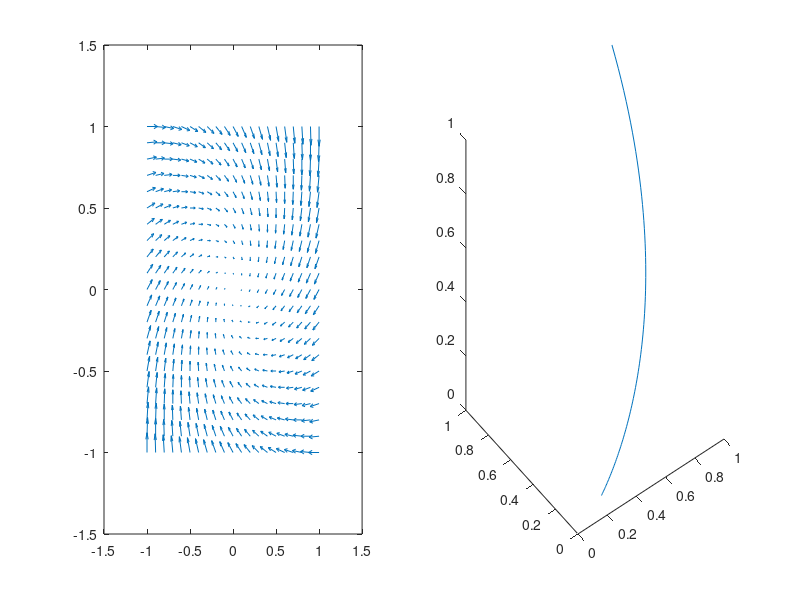

This figure's MATLAB source:

%% Aufgabe A2.1a

% Gleichungssysteme
Ma = [-2 0; 0 2];
Mb = [-2 0; 4 2];
Mc = [0 1; -1 0];

% Berechnung der Eigenwerte
[Sa Da] = eig(Ma)
[Sb Db] = eig(Mb)
[Sc Dc] = eig(Mc)


%% Aufgabe A2.1b

% Gleichungssystem aus A1
A = [-2 2; 3 -4];

% Eigenwerte
[S D] = eig(A)

% Richtungsfeld Anzeigen
X = -1:0.1:1;
Y = -1:0.1:1;
[x y] = meshgrid(X, Y);
dx = -2*x + 2*y;
dy = 3*x -4*y;
quiver(x,y,dx,dy);
hold on;

% Eigenvektoren im Richtungsfeld einzeichnen
line([0 S(4)], [0 S(1)], 'Color', [0 1 0]);
line([0 -S(4)], [0 -S(1)], 'Color', [1 0 0]);

%% Aufgabe A2.2c

% Gleichungssystem für Anfangsbedingungen:
% / 1 1 0 \   / C1 \   /1\
% | 1 0 1 | * | C2 | = |2|
% \ 0 1 1 /   \ C3 /   \3/

% Gleichungssystem und Anfangsbedingungen definieren
M = [1 1 0; 1 0 1; 0 1 1];
y0 = [1;2;3];

% Matlab optimierter Lösungsalgorithmus
lsg = M \ y0;

display(lsg)

%% Aufgabe A2.2d
% Finde die allgemeine Lösung folgendes DGLS.

% Gleichungssystem
A = [ 2 -1  3  0  1;
     -1  1  1  2  0;
      3  1  2 -1  0;
      0  1 -1  0 -1;
      1  0  0 -1  2 ]; 

 [S D] = eig(A);
 
 % Allgemeine Lsg ergibt sich durch Aufsummieren der C*v*e^(lamda*t) Termen
 display(S)
 display(D)
 
 %% Aufgabe A2.3
 
A1 = [-1 1; -1 -1];
A2 = [1 4; -1 1];
 
X = -1:0.1:1;
Y = -1:0.1:1;
[x y] = meshgrid(X, Y);

dx1 = -x + y;
dy1 = -x - y;
dx2 = x + 4*y;
dy2 = -x + y;

subplot(121);
quiver(x,y,dx1,dy1);
subplot(122);
quiver(x,y,dx2,dy2);

%% Aufgabe A2.4a
% Lösung von Differenzalgleichungssystemen mittels
% Matrix-Exponentialfunktion. Dies gilt da:
% y(t) = e^at ist lsg von y'(t)=ay(t)

% Matrix
A = [-1 1 0; 0 -1 0; 0 0 -1]

% Anfangsbedingungen 
y0 = [1;1;1];

% Gefragte Zeit
t = 1.5;

% Matrix Exponentialfunktion anwenden und Lsg zur gwünschten Zeit mit den 
% gegebenen Anfangsbedingungen berechnen
Lsg = expm(A*1.5)*y0;

%% Aufgabe A2.4b
% Obige Aufgabe für mehrere Zeitpunkte im Bereich t = [0,3] berechnen
% Mittels 3D Plot darstellen

% Matrix und Anfangsbedingunen
A = [-1 1 0; 0 -1 0; 0 0 -1];
y0 = [1;1;1];

% Zeiten mit Schrittweitenparameter
n = 100;
t = linspace(0,3,n);

% Lösungen für verschiedene Zeiten berechnen
Lsg = zeros(3,n); % immer 3 Parameter

% Lösung iterativ bestimmen
for i = 1:n
    Lsg(:,i) = expm(t(i)*A)*y0;  
end

% 3D Plot
plot3(Lsg(1,:), Lsg(2,:), Lsg(3,:));
